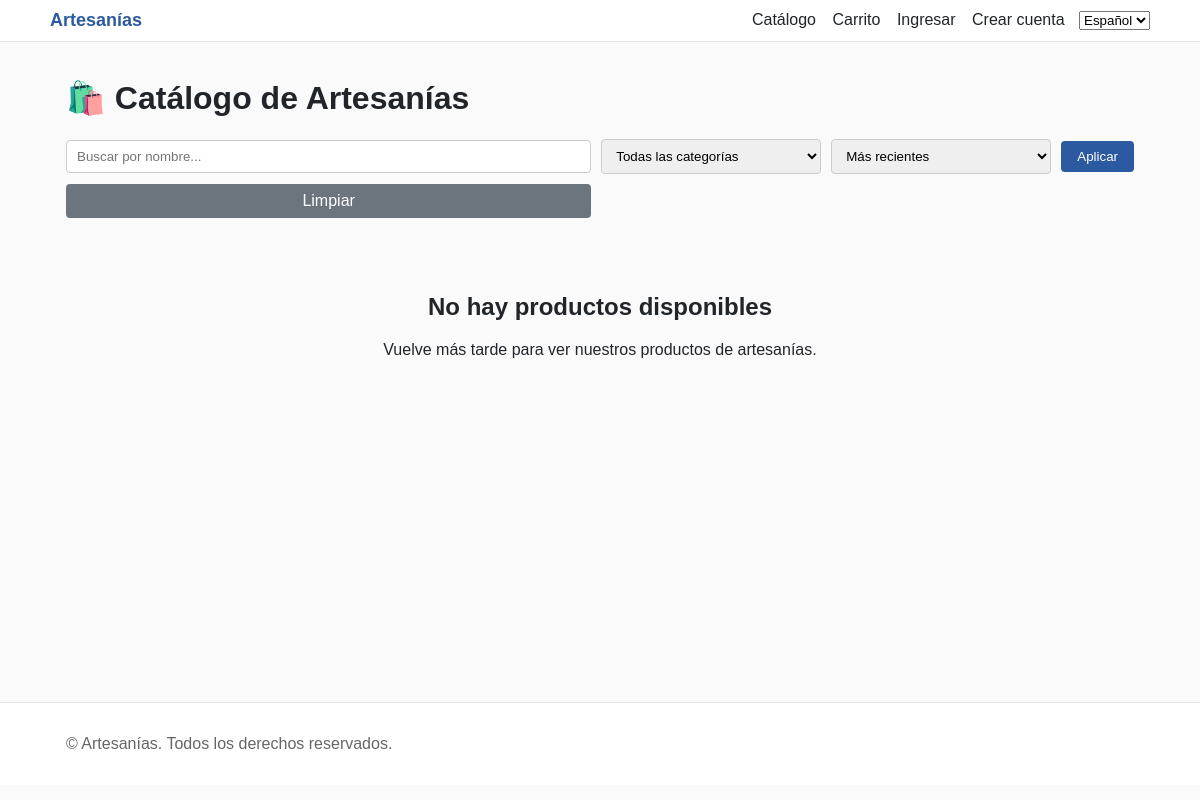
Before: /es/?categoria=2&q=&sort=recent with the older database file.
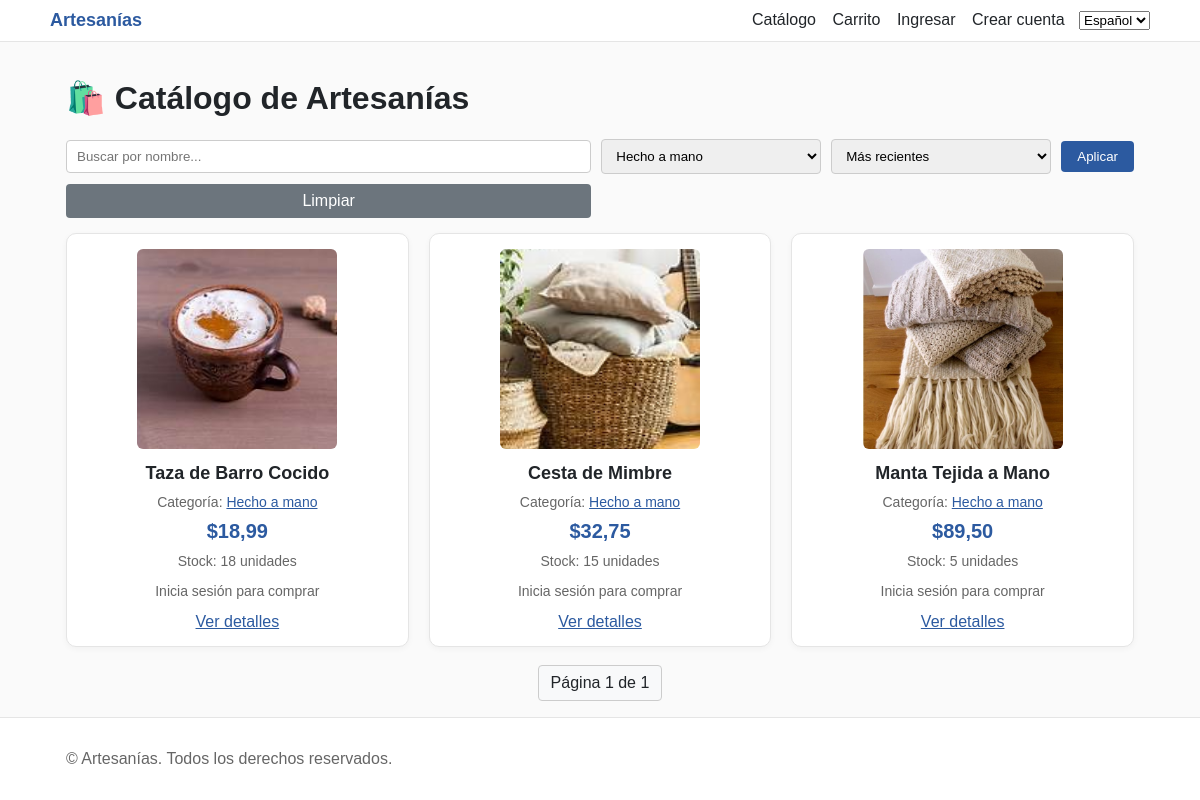
After: the same page with the newer database file.
### store/models.py (models this page shows, shortened)
class Producto(models.Model):
    nombre = models.CharField(max_length=100)
    descripcion = models.TextField()
    precio = models.DecimalField(max_digits=10, decimal_places=2)
    imagen = models.ImageField(upload_to='productos/', blank=True, null=True)
    stock = models.PositiveIntegerField(default=0)
    fecha_creacion = models.DateTimeField(auto_now_add=True)
    categoria = models.ForeignKey('Categoria', null=True, blank=True, on_delete=models.SET_NULL)

class Categoria(models.Model):
    nombre = models.CharField(max_length=100, unique=True)
    descripcion = models.TextField(blank=True)
    fecha_creacion = models.DateTimeField(auto_now_add=True)

### store/views.py (the view)
# urls.py: path('', views.product_list, name='product_list'),
def product_list(request):
    q = request.GET.get('q', '').strip()
    categoria_id = request.GET.get('categoria')
    sort = request.GET.get('sort', 'recent')
    productos = Producto.objects.all()
    if q:
        productos = productos.filter(nombre__icontains=q)
    if categoria_id:
        productos = productos.filter(categoria_id=categoria_id)
    sort_map = {
        'recent': '-fecha_creacion',
        'price_asc': 'precio',
        'price_desc': '-precio',
        'name_asc': 'nombre',
        'name_desc': '-nombre',
    }
    productos = productos.order_by(sort_map.get(sort, '-fecha_creacion'))
    paginator = Paginator(productos, 12)
    page = request.GET.get('page')
    try:
        productos_page = paginator.page(page)
    except PageNotAnInteger:
        productos_page = paginator.page(1)
    except EmptyPage:
        productos_page = paginator.page(paginator.num_pages)
    categorias = Categoria.objects.all().order_by('nombre')
    contexto = {
        'productos': productos_page,
        'q': q,
        'categorias': categorias,
        'categoria_seleccionada': int(categoria_id) if categoria_id else None,
        'sort': sort,
        'page_obj': productos_page,
    }
    return render(request, 'store/product_list.html', contexto)

### templates/store/product_list.html (shortened to what this page needs)
{% extends 'base.html' %}
{% load i18n %}
{% block content %}
  <h1>🛍️ {% trans 'Catálogo de Artesanías' %}</h1>
  <form method="get" action="" style="margin: 15px 0; display: grid; grid-template-columns: 1fr 220px 220px auto; gap: 10px; align-items: center;">
    <input type="text" name="q" placeholder="{% trans 'Buscar por nombre...' %}" value="{{ q }}" style="padding: 8px 10px; border: 1px solid #ccc; border-radius: 4px;">
    <select name="categoria" style="padding: 8px 10px; border: 1px solid #ccc; border-radius: 4px;">
      <option value="">{% trans 'Todas las categorías' %}</option>
      {% for c in categorias %}
        <option value="{{ c.id }}" {% if categoria_seleccionada == c.id %}selected{% endif %}>{{ c.nombre }}</option>
      {% endfor %}
    </select>
    <select name="sort" style="padding: 8px 10px; border: 1px solid #ccc; border-radius: 4px;">
      <option value="recent" {% if sort == 'recent' %}selected{% endif %}>{% trans 'Más recientes' %}</option>
    </select>
    <button type="submit" style="padding: 8px 16px; background-color: #2c5aa0; color: white; border: none; border-radius: 4px; cursor: pointer;">{% trans 'Aplicar' %}</button>
    <a href="{% url 'product_list' %}" style="padding: 8px 12px; background-color: #6c757d; color: white; text-decoration: none; border-radius: 4px; text-align: center;">{% trans 'Limpiar' %}</a>
  </form>
  <div class="product-grid">
    {% for p in productos %}
      <div class="product-card">
        {% if p.imagen %}
          <img src="{{ p.imagen.url }}" alt="{{ p.nombre }}" class="product-image" loading="lazy" width="200" height="200">
        {% else %}
          <div class="no-image">📷 Sin imagen</div>
        {% endif %}
        <div class="product-name">{{ p.nombre }}</div>
        {% if p.categoria %}
        <div class="product-stock" style="margin-bottom: 6px;">
          {% trans 'Categoría' %}: <a href="?categoria={{ p.categoria.id }}&q={{ q }}&sort={{ sort }}" style="color:#2c5aa0;">{{ p.categoria.nombre }}</a>
        </div>
        {% endif %}
        <div class="product-price">${{ p.precio }}</div>
        {% if p.stock > 0 %}
        <div class="product-stock">{% trans 'Stock' %}: {{ p.stock }} {% trans 'unidades' %}</div>
        {% else %}
        <div class="product-stock" style="color:#dc3545; font-weight:bold;">{% trans 'Sin stock' %}</div>
        {% endif %}
        {% if user.is_authenticated %}
          {% if p.stock > 0 %}
            <form method="post" action="{% url 'add_to_cart' p.pk %}" style="margin-top: 10px; display:flex; gap:8px; justify-content:center; align-items:center;">
              {% csrf_token %}
              <input type="number" name="cantidad" value="1" min="1" max="{{ p.stock }}" style="width:80px; padding:6px; border:1px solid #ccc; border-radius:4px;">
              <button type="submit" class="add-to-cart-btn">🛒 {% trans 'Añadir' %}</button>
            </form>
          {% else %}
            <p style="color:#dc3545; font-weight:bold;">{% trans 'Sin stock' %}</p>
          {% endif %}
        {% else %}
          <p style="color: #666; font-size: 14px;">{% trans 'Inicia sesión para comprar' %}</p>
        {% endif %}
        <a href="{% url 'product_detail' p.pk %}?next={{ request.get_full_path|urlencode }}" style="display: block; margin-top: 10px; color: #2c5aa0;">{% trans 'Ver detalles' %}</a>
      </div>
    {% empty %}
      <div style="grid-column: 1 / -1; text-align: center; padding: 40px;">
        <h2>{% trans 'No hay productos disponibles' %}</h2>
        <p>{% trans 'Vuelve más tarde para ver nuestros productos de artesanías.' %}</p>
      </div>
    {% endfor %}
  </div>
  {% if page_obj %}
  <div style="margin-top: 18px; display:flex; justify-content:center; gap:8px;">
    <span style="padding:8px 12px; border:1px solid #ccc; border-radius:4px; background:#f8f9fa;">{% trans 'Página' %} {{ page_obj.number }} {% trans 'de' %} {{ page_obj.paginator.num_pages }}</span>
  </div>
  {% endif %}
{% endblock %}

Changed rows visible on the page:
now on this page (row edited): Producto: imagen (picture), nombre "Taza de Barro Cocido", categoria.nombre "Hecho a mano", precio "18,99", stock "18"
now on this page (row edited): Producto: imagen (picture), nombre "Cesta de Mimbre", categoria.nombre "Hecho a mano", precio "32,75", stock "15"
now on this page (row edited): Producto: imagen (picture), nombre "Manta Tejida a Mano", categoria.nombre "Hecho a mano", precio "89,50", stock "5"
Other visible differences:
form field categoria: "Todas las categorías" → "Hecho a mano"
{{ page_obj.number }}: (not shown) → "1"
{{ page_obj.paginator.num_pages }}: (not shown) → "1"
text no longer shown: "No hay productos disponibles Vuelve más tarde para ver nuestros productos de artesanías."
text now shown: "Página de"
